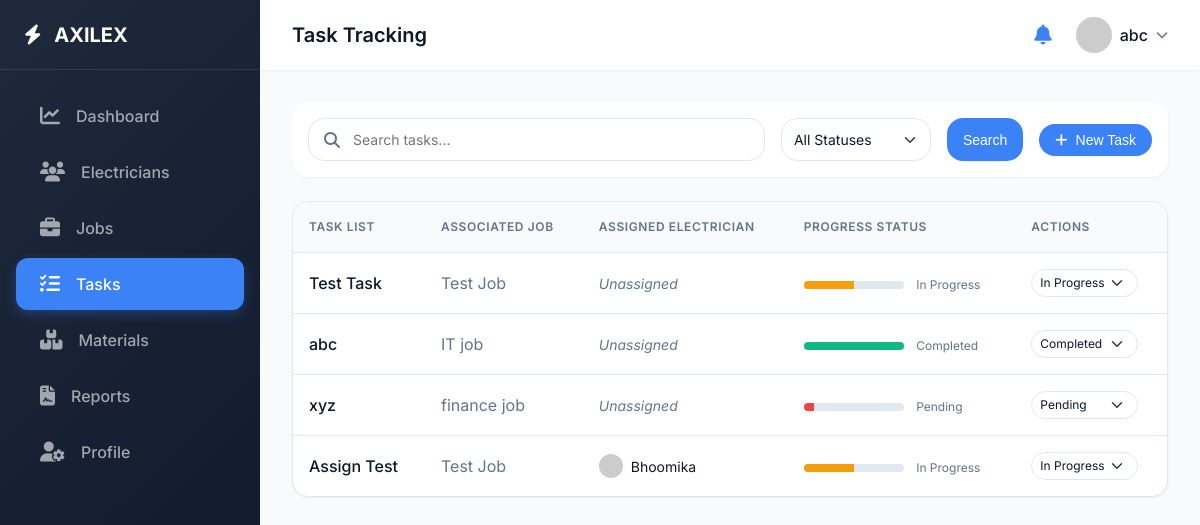
Screenshot of /tasks (signed in) with the database file from the repository.
### tables this page shows
CREATE TABLE Tasks (
            id INTEGER PRIMARY KEY AUTOINCREMENT,
            job_id INTEGER,
            description TEXT NOT NULL,
            status TEXT DEFAULT 'Incomplete', assigned_electrician_id INTEGER, completed_at TEXT,
            FOREIGN KEY (job_id) REFERENCES Jobs (id)
        );

CREATE TABLE Jobs (
            id INTEGER PRIMARY KEY AUTOINCREMENT,
            title TEXT NOT NULL,
            description TEXT,
            assigned_electrician_id INTEGER,
            status TEXT DEFAULT 'Pending', location TEXT, deadline TEXT,
            FOREIGN KEY (assigned_electrician_id) REFERENCES Electricians (id)
        );

CREATE TABLE Electricians (
            id INTEGER PRIMARY KEY AUTOINCREMENT,
            name TEXT NOT NULL,
            phone TEXT,
            email TEXT,
            status TEXT DEFAULT 'Available'
        );

### app.py (the view, shortened to what this page needs)
@app.route('/tasks', methods=['GET', 'POST'])
def tasks():
    if 'user_id' not in session:
        return redirect(url_for('login'))
    conn = get_db_connection()
    search_query = request.args.get('q', '').strip()
    status_filter = request.args.get('status', '').strip()
    query = '''
        SELECT Tasks.*, Jobs.title as job_title, Electricians.name as electrician_name
        FROM Tasks
        JOIN Jobs ON Tasks.job_id = Jobs.id
        LEFT JOIN Electricians ON Tasks.assigned_electrician_id = Electricians.id
    '''
    params = []
    where_clauses = []
    if status_filter:
        where_clauses.append('Tasks.status = ?')
        params.append(status_filter)
    if search_query:
        where_clauses.append('(Tasks.description LIKE ? OR Jobs.title LIKE ?)')
        params.extend([f'%{search_query}%', f'%{search_query}%'])
    if where_clauses:
        query += ' WHERE ' + ' AND '.join(where_clauses)
    tasks = conn.execute(query, params).fetchall()
    jobs = conn.execute('SELECT id, title FROM Jobs').fetchall()
    electricians = conn.execute('SELECT id, name FROM Electricians').fetchall()
    conn.close()
    return render_template('tasks.html', tasks=tasks, jobs=jobs, electricians=electricians)

### app.py (called while the page is built)
def get_db_connection():
    conn = sqlite3.connect(DB_PATH)
    conn.row_factory = sqlite3.Row
    return conn

### templates/tasks.html (shortened to what this page needs)
<!DOCTYPE html>
<html lang="en">
<head>
    <link rel="stylesheet" href="/static/css/styles.css">
    <link rel="stylesheet" href="https://cdnjs.cloudflare.com/ajax/libs/font-awesome/6.4.0/css/all.min.css">
</head>
<body>
    <div class="dashboard-layout">
        <aside class="sidebar">
            <div class="sidebar-header" style="justify-content: space-between;">
                <div><i class="fa-solid fa-bolt" style="margin-right: 0.5rem;"></i> AXILEX</div>
            </div>
            <nav class="sidebar-nav">
                <a href="/dashboard" class="sidebar-link">
                    <i class="fa-solid fa-chart-line"></i> Dashboard
                </a>
                <a href="/electricians" class="sidebar-link">
                    <i class="fa-solid fa-users"></i> Electricians
                </a>
                <a href="/jobs" class="sidebar-link">
                    <i class="fa-solid fa-briefcase"></i> Jobs
                </a>
                <a href="/tasks" class="sidebar-link active">
                    <i class="fa-solid fa-list-check"></i> Tasks
                </a>
                <a href="/materials" class="sidebar-link">
                    <i class="fa-solid fa-boxes-stacked"></i> Materials
                </a>
                <a href="/reporter" class="sidebar-link">
                    <i class="fa-solid fa-file-contract"></i> Reports
                </a>
                <a href="/profile" class="sidebar-link">
                    <i class="fa-solid fa-user-gear"></i> Profile
                </a>
            </nav>
        </aside>
        <main class="main-content">
            <header class="topbar">
                <div class="flex items-center gap-2">
                    <h2 style="margin: 0; font-size: 1.25rem;">Task Tracking</h2>
                </div>
                <div class="topbar-right">
                    <div class="notification-wrapper">
                        <button id="notification-btn" class="btn btn-outline" style="border: none; position: relative; padding: 0.5rem;">
                            <i class="fa-solid fa-bell" style="font-size: 1.25rem;"></i>
                        </button>
                    </div>
                    <div class="user-profile">
                        <img src="https://ui-avatars.com/api/?name=Admin+User&background=DBEAFE&color=1E3A8A" alt="Profile" style="width: 36px; height: 36px; border-radius: 50%;">
                        <span>{{ session.username if session.username else 'Admin' }}</span>
                        <i class="fa-solid fa-chevron-down" style="font-size: 0.75rem; color: var(--text-light);"></i>
                    </div>
                </div>
            </header>
            <div class="content-area">
                <div class="filter-bar">
                    <form action="/tasks" method="GET" class="flex gap-2" style="flex: 1;">
                        <div class="search-input-wrapper">
                            <i class="fa-solid fa-magnifying-glass"></i>
                            <input type="text" name="q" class="form-control" placeholder="Search tasks..." value="{{ request.args.get('q', '') }}">
                        </div>
                        <select name="status" class="form-control form-select filter-select">
                            <option value="">All Statuses</option>
                        </select>
                        <button type="submit" class="btn btn-primary">Search</button>
                    </form>
                    <button id="addTaskBtn" class="btn btn-primary"><i class="fa-solid fa-plus" style="margin-right: 0.5rem;"></i> New Task</button>
                </div>
                <div class="table-container">
                    <table class="table">
                        <thead>
                            <tr>
                                <th>Task List</th>
                                <th>Associated Job</th>
                                <th>Assigned Electrician</th>
                                <th>Progress Status</th>
                                <th>Actions</th>
                            </tr>
                        </thead>
                        <tbody>
                            {% for task in tasks %}
                            <tr>
                                <td style="font-weight: 500;">{{ task.description }}</td>
                                <td style="color: var(--text-light);">{{ task.job_title }}</td>
                                <td>
                                    {% if task.electrician_name %}
                                    <div class="flex items-center gap-1">
                                        <img src="https://ui-avatars.com/api/?name={{ task.electrician_name|urlencode }}&background=random" style="width: 24px; height: 24px; border-radius: 50%;">
                                        <span style="font-size: 0.875rem;">{{ task.electrician_name }}</span>
                                    </div>
                                    {% else %}
                                    <span style="font-size: 0.875rem; color: var(--text-light); font-style: italic;">Unassigned</span>
                                    {% endif %}
                                </td>
                                <td>
                                    <div style="background-color: var(--mid-grey); height: 8px; border-radius: 4px; overflow: hidden; width: 100px; display: inline-block; vertical-align: middle; margin-right: 0.5rem;">
                                        <div style="background-color: var(--{{ 'success' if task.status == 'Completed' else 'warning' if task.status == 'In Progress' else 'danger' }}); height: 100%; width: {{ '100%' if task.status == 'Completed' else '50%' if task.status == 'In Progress' else '10%' }};"></div>
                                    </div>
                                    <span style="font-size: 0.75rem; color: var(--text-light);">{{ task.status }}</span>
                                </td>
                                <td>
                                    <select class="form-control form-select status-update-btn" data-id="{{ task.id }}" style="padding: 0.25rem 2rem 0.25rem 0.5rem; font-size: 0.75rem; width: auto;">
                                        <option value="Pending" {{ 'selected' if task.status == 'Pending' }}>Pending</option>
                                        <option value="In Progress" {{ 'selected' if task.status == 'In Progress' }}>In Progress</option>
                                        <option value="Completed" {{ 'selected' if task.status == 'Completed' }}>Completed</option>
                                    </select>
                                </td>
                            </tr>
                            {% else %}
                            <tr>
                                <td colspan="5" class="text-center">No tasks found.</td>
                            </tr>
                            {% endfor %}
                        </tbody>
                    </table>
                </div>
            </div>
        </main>
    </div>
</body>
</html>

### rows the page displays
Tasks: description "Test Task", job_title "Test Job", shows "Unassigned", status "In Progress", id "In Progress"
Tasks: description "abc", job_title "IT job", shows "Unassigned", status "Completed", id "Completed"
Tasks: description "xyz", job_title "finance job", shows "Unassigned", status "Pending", id "Pending"
Tasks: description "Assign Test", job_title "Test Job", electrician_name "Bhoomika", status "In Progress", id "In Progress"

### other values shown
{{ session.username if session.username else 'Admin' }} "abc"
